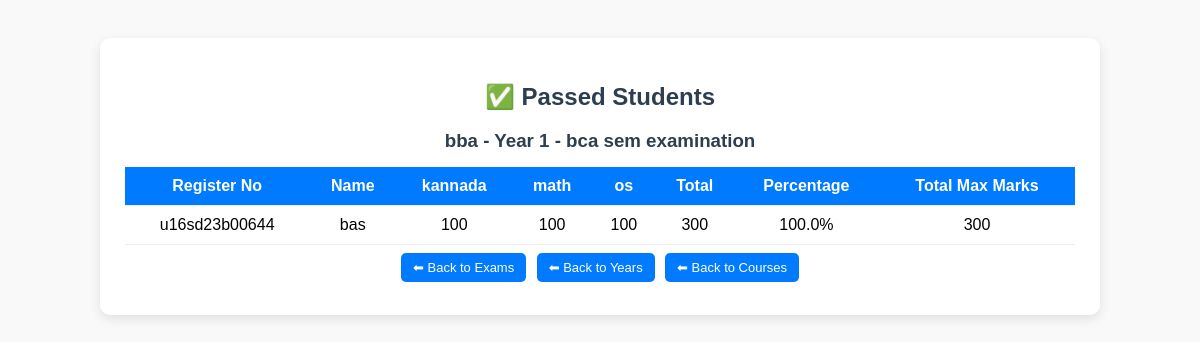
Screenshot of /students/passed/?course=bba&year=1&exam_id=16 with the database file from the repository.
### register/models.py (models this page shows, shortened)
class Student(models.Model):
    YEAR_CHOICES = [
        (1, 'First Year'),
        (2, 'Second Year'),
        (3, 'Third Year'),
        (4, 'Fourth Year'),
    ]
    GENDER_CHOICES = [
        ('M', 'Male'),
        ('F', 'Female'),
        ('O', 'Other'),
    ]
    register_number = models.CharField(max_length=20, unique=True)
    name = models.CharField(max_length=100)
    course = models.CharField(max_length=100)
    gender = models.CharField(max_length=1, choices=GENDER_CHOICES)
    caste = models.CharField(max_length=50)
    dob = models.DateField()
    mobile_number = models.CharField(max_length=15)
    email = models.EmailField()
    year = models.IntegerField(choices=YEAR_CHOICES)

### exam1/models.py (models this page shows, shortened)
class Exam(models.Model):
    exam_title = models.CharField(max_length=100)
    exam_id = models.AutoField(primary_key=True)
    course = models.CharField(max_length=100)
    year = models.IntegerField(choices=[
        (1, 'First Year'),
        (2, 'Second Year'),
        (3, 'Third Year'),
        (4, 'Fourth Year')
    ])
    num_subjects = models.IntegerField()
    subject_names = models.JSONField(default=list)  # [{"name": "Math", "date": "2025-05-01"}, ...]
    subject_max_marks = models.JSONField(default=list)  # [{"name": "Math", "max_marks": 100}, ...]
    total_max_marks = models.IntegerField(default=0)  # Field to store the total max marks

class Result(models.Model):
    exam = models.ForeignKey(Exam, on_delete=models.CASCADE)
    student = models.ForeignKey(Student, on_delete=models.CASCADE)
    subject_marks = models.JSONField(default=dict)  # Store marks for subjects in JSON format

### exam1/views.py (the view, shortened to what this page needs)
# urls.py: path('students/passed/', views.passed_students_by_course, name='passed_students_by_course'),
def passed_students_by_course(request):
    course = request.GET.get("course")
    year = request.GET.get("year")
    exam_id = request.GET.get("exam_id")
    context = {}
    if course and year and exam_id:
        exam = get_object_or_404(Exam, exam_id=exam_id)
        results = Result.objects.select_related("student", "exam").filter(
            exam=exam, student__course=course, student__year=year
        )
        passed_students = []
        for result in results:
            passed = True
            for subject in exam.subject_max_marks:
                name = subject["name"]
                max_marks = subject["max_marks"]
                mark = result.subject_marks.get(name, 0)
                if mark < max_marks * 0.35:
                    passed = False
                    break
            if passed:
                total = sum(result.subject_marks.values())
                total_max = exam.total_max_marks
                percentage = round((total / total_max) * 100, 2) if total_max > 0 else 0
                passed_students.append({
                    "student": result.student,
                    "marks": result.subject_marks,
                    "total": total,
                    "percentage": percentage,
                    "total_max": total_max
                })
        context["course"] = course
        context["year"] = year
        context["exam"] = exam
        context["passed_students"] = passed_students
        return render(request, "exam1/pass.html", context)

### exam1/templatetags/custom_filters.py (called while the page is built)
@register.filter
def get_item(value, arg):
    if isinstance(value, dict):
        return value.get(arg, 'default_value')  # Adjust default_value as needed
    return ''  # Or any fallback if value is not a dictionary

### template/exam1/pass.html (shortened to what this page needs)
<!DOCTYPE html>
<html>
<head>
    {% load custom_filters %}
</head>
<body>
<div class="container">
    <h2>✅ Passed Students</h2>
    {% if passed_students %}
        <h3>{{ course }} - Year {{ year }} - {{ exam.exam_title }}</h3>
        <table>
            <tr>
                <th>Register No</th>
                <th>Name</th>
                {% for subject in exam.subject_max_marks %}
                    <th>{{ subject.name }}</th>
                {% endfor %}
                <th>Total</th>
                <th>Percentage</th>
                <th>Total Max Marks</th>
            </tr>
            {% for ps in passed_students %}
            <tr>
                <td>{{ ps.student.register_number }}</td>
                <td>{{ ps.student.name }}</td>
                {% for subject in exam.subject_max_marks %}
                    <td>{{ ps.marks|get_item:subject.name|default:"-" }}</td>
                {% endfor %}
                <td>{{ ps.total }}</td>
                <td>{{ ps.percentage }}%</td>
                <td>{{ ps.total_max }}</td>
            </tr>
            {% endfor %}
        </table>
        <a href="?course={{ course }}&year={{ year }}" class="btn">⬅ Back to Exams</a>
        <a href="?course={{ course }}" class="btn">⬅ Back to Years</a>
        <a href="?" class="btn">⬅ Back to Courses</a>
    {% endif %}
</div>
</body>
</html>

### template/exam1/pass.html (style rules this page uses)
body { font-family: Arial, sans-serif; background: #f9f9f9; display: flex; justify-content: center; padding: 30px; }
.container { width: 85%; max-width: 950px; background: #fff; padding: 25px; border-radius: 10px; box-shadow: 0 4px 12px rgba(0,0,0,0.1); text-align: center; }
h2, h3 { color: #2c3e50; margin-bottom: 15px; }
table { width: 100%; border-collapse: collapse; margin-top: 15px; }
table th, table td { padding: 10px; text-align: center; border-bottom: 1px solid #eee; }
table th { background: #007bff; color: #fff; }
.btn { display: inline-block; padding: 7px 12px; margin: 8px 3px; font-size: 13px; color: #fff; background: #007bff; border-radius: 5px; text-decoration: none; }

### rows the page displays
Student: course "bba", student.register_number "u16sd23b00644", student.name "bas", marks|get_item "100" "100" "100", total "300", percentage "100.0", total_max "300"
Exam: exam_title "bca sem examination"

### other values shown
{{ year }} "1"
{{ subject.name }} "kannada" "math" "os"
